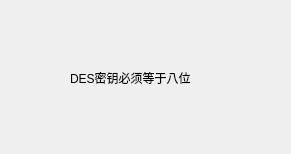
<?xml version="1.0" encoding="UTF-8"?>
<ui version="4.0">
 <class>deswarn</class>
 <widget class="QWidget" name="deswarn">
  <property name="geometry">
   <rect>
    <x>0</x>
    <y>0</y>
    <width>291</width>
    <height>154</height>
   </rect>
  </property>
  <property name="windowTitle">
   <string>Form</string>
  </property>
  <widget class="QLabel" name="label">
   <property name="geometry">
    <rect>
     <x>70</x>
     <y>70</y>
     <width>151</width>
     <height>16</height>
    </rect>
   </property>
   <property name="text">
    <string>DES密钥必须等于八位</string>
   </property>
  </widget>
 </widget>
 <resources/>
 <connections/>
</ui>
